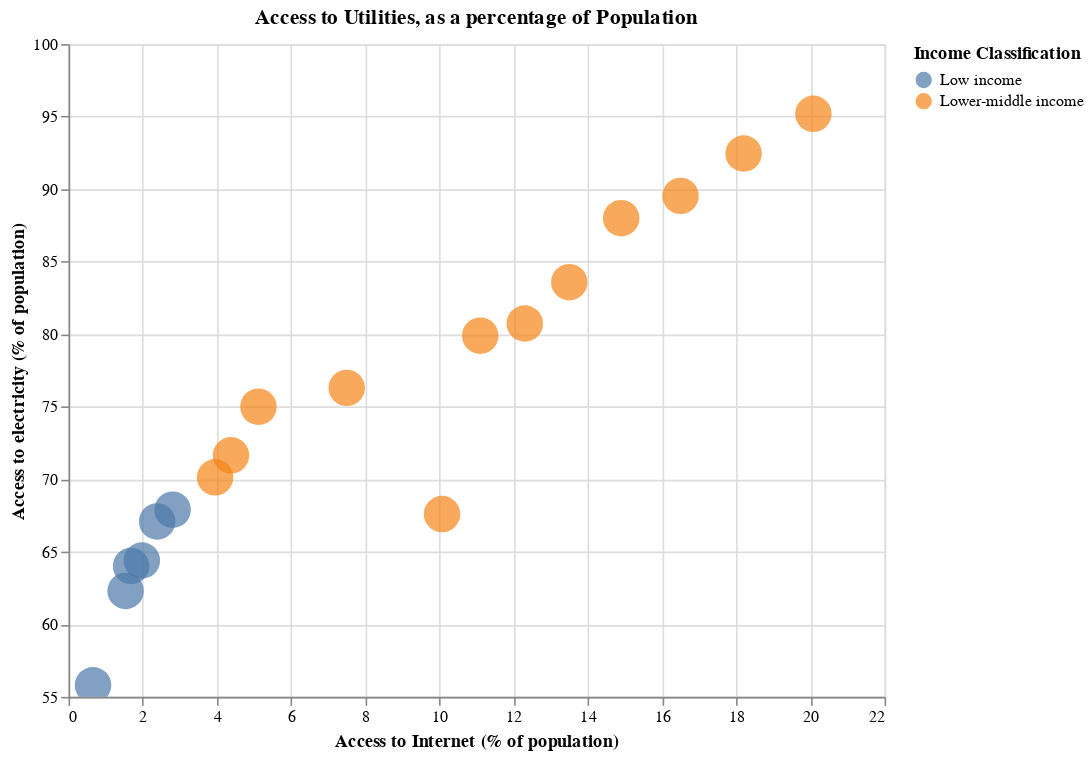

Write notebook code for a chart like this one.
### Code cell
import altair as alt

# create the chart
chart = alt.Chart(data).mark_circle(opacity=0.7, size=500).encode(
    alt.X('Internet', title='Access to Internet (% of population)'),
    alt.Y('Electricity_access', scale=alt.Scale(zero=False), title='Access to electricity (% of population)'),
    color=alt.Color('Income_classification', title='Income Classification'),
    tooltip=[alt.Tooltip('Internet', title='Access to Internet(% of population)'), 
             alt.Tooltip('Electricity_access',title='Access to electricity (% of population)')]).properties(
    width=500,
    height=400,
    title='Access to Utilities, as a percentage of Population'
).interactive()

chart

### Figure 1 — Vega-Lite specification as saved in the notebook (floating-point values rounded to 4 significant figures)
{"config": {"view": {"continuousWidth": 400, "continuousHeight": 300}}, "data": {"name": "data-092688e6d8fd016db091d3728448b5f8"}, "mark": {"type": "circle", "opacity": 0.7, "size": 500}, "encoding": {"color": {"field": "Income_classification", "title": "Income Classification", "type": "nominal"}, "tooltip": [{"field": "Internet", "title": "Access to Internet(% of population)", "type": "quantitative"}, {"field": "Electricity_access", "title": "Access to electricity (% of population)", "type": "quantitative"}], "x": {"field": "Internet", "title": "Access to Internet (% of population)", "type": "quantitative"}, "y": {"field": "Electricity_access", "scale": {"zero": false}, "title": "Access to electricity (% of population)", "type": "quantitative"}}, "height": 400, "selection": {"selector018": {"type": "interval", "bind": "scales", "encodings": ["x", "y"]}}, "title": "Access to Utilities, as a percentage of Population", "width": 500, "$schema": "https://vega.github.io/schema/vega-lite/v4.17.0.json", "datasets": {"data-092688e6d8fd016db091d3728448b5f8": [{"Country": "India", "Year": "2000-01-01T00:00:00", "Electricity_access": 59.34, "Adj_savCO2_damage": 4.138, "Exports": 13.0, "GDP_per_capita": 443.3, "Imports": 13.9, "Inflation": 4.009, "Primary_school_enrol": 94.27, "Secondary_school_enrol": 44.87, "Unemployment_rate_male": 2.9, "Unemployment_rate_women": 2.4, "Co2_prod_tonnes": 978.4, "Income_classification": "Low income", "Life_expectancy": null, "Internet": null, "Population": null, "Regime_type": "Electoral Democracy", "Rural_population": 72.33, "Urban_population": null, "World_Regions": "Central and Southern Asia"}, {"Country": "India", "Year": "2001-01-01T00:00:00", "Electricity_access": 55.8, "Adj_savCO2_damage": 4.199, "Exports": 12.56, "GDP_per_capita": 451.6, "Imports": 13.43, "Inflation": 3.779, "Primary_school_enrol": 94.11, "Secondary_school_enrol": 45.15, "Unemployment_rate_male": null, "Unemployment_rate_women": null, "Co2_prod_tonnes": 992.5, "Income_classification": "Low income", "Life_expectancy": 62.91, "Internet": 0.6601, "Population": 1075000000.0, "Regime_type": "Electoral Democracy", "Rural_population": 72.08, "Urban_population": 27.92, "World_Regions": "Central and Southern Asia"}, {"Country": "India", "Year": "2002-01-01T00:00:00", "Electricity_access": 62.3, "Adj_savCO2_damage": 4.157, "Exports": 14.26, "GDP_per_capita": 471.0, "Imports": 15.24, "Inflation": 4.297, "Primary_school_enrol": 94.75, "Secondary_school_enrol": 47.07, "Unemployment_rate_male": null, "Unemployment_rate_women": null, "Co2_prod_tonnes": 1023.0, "Income_classification": "Low income", "Life_expectancy": 63.3, "Internet": 1.538, "Population": 1093000000.0, "Regime_type": "Electoral Democracy", "Rural_population": 71.76, "Urban_population": 28.24, "World_Regions": "Central and Southern Asia"}, {"Country": "India", "Year": "2003-01-01T00:00:00", "Electricity_access": 64.02, "Adj_savCO2_damage": 3.827, "Exports": 14.95, "GDP_per_capita": 546.7, "Imports": 15.64, "Inflation": 3.806, "Primary_school_enrol": 102.7, "Secondary_school_enrol": 49.63, "Unemployment_rate_male": null, "Unemployment_rate_women": null, "Co2_prod_tonnes": 1059.0, "Income_classification": "Low income", "Life_expectancy": 63.7, "Internet": 1.686, "Population": 1112000000.0, "Regime_type": "Electoral Democracy", "Rural_population": 71.43, "Urban_population": 28.57, "World_Regions": "Central and Southern Asia"}, {"Country": "India", "Year": "2004-01-01T00:00:00", "Electricity_access": 64.4, "Adj_savCO2_damage": 3.613, "Exports": 17.86, "GDP_per_capita": 627.8, "Imports": 19.64, "Inflation": 3.767, "Primary_school_enrol": null, "Secondary_school_enrol": 51.37, "Unemployment_rate_male": null, "Unemployment_rate_women": null, "Co2_prod_tonnes": 1125.0, "Income_classification": "Low income", "Life_expectancy": 64.09, "Internet": 1.976, "Population": 1130000000.0, "Regime_type": "Electoral Democracy", "Rural_population": 71.1, "Urban_population": 28.9, "World_Regions": "Central and Southern Asia"}, {"Country": "India", "Year": "2005-01-01T00:00:00", "Electricity_access": 67.09, "Adj_savCO2_damage": 3.49, "Exports": 19.61, "GDP_per_capita": 714.9, "Imports": 22.4, "Inflation": 4.246, "Primary_school_enrol": null, "Secondary_school_enrol": 53.97, "Unemployment_rate_male": 2.2, "Unemployment_rate_women": 2.9, "Co2_prod_tonnes": 1186.0, "Income_classification": "Low income", "Life_expectancy": 64.5, "Internet": 2.388, "Population": 1148000000.0, "Regime_type": "Electoral Democracy", "Rural_population": 70.77, "Urban_population": 29.23, "World_Regions": "Central and Southern Asia"}, {"Country": "India", "Year": "2006-01-01T00:00:00", "Electricity_access": 67.9, "Adj_savCO2_damage": 3.42, "Exports": 21.27, "GDP_per_capita": 806.8, "Imports": 24.46, "Inflation": 5.797, "Primary_school_enrol": null, "Secondary_school_enrol": 54.88, "Unemployment_rate_male": null, "Unemployment_rate_women": null, "Co2_prod_tonnes": 1260.0, "Income_classification": "Low income", "Life_expectancy": 64.92, "Internet": 2.805, "Population": 1165000000.0, "Regime_type": "Electoral Democracy", "Rural_population": 70.43, "Urban_population": 29.57, "World_Regions": "Central and Southern Asia"}, {"Country": "India", "Year": "2007-01-01T00:00:00", "Electricity_access": 70.13, "Adj_savCO2_damage": 2.99, "Exports": 20.8, "GDP_per_capita": 1028.0, "Imports": 24.89, "Inflation": 6.373, "Primary_school_enrol": 110.0, "Secondary_school_enrol": 57.28, "Unemployment_rate_male": null, "Unemployment_rate_women": null, "Co2_prod_tonnes": 1358.0, "Income_classification": "Lower-middle income", "Life_expectancy": 65.35, "Internet": 3.95, "Population": 1183000000.0, "Regime_type": "Electoral Democracy", "Rural_population": 70.09, "Urban_population": 29.91, "World_Regions": "Central and Southern Asia"}, {"Country": "India", "Year": "2008-01-01T00:00:00", "Electricity_access": 71.65, "Adj_savCO2_damage": 3.531, "Exports": 24.1, "GDP_per_capita": 998.5, "Imports": 29.27, "Inflation": 8.349, "Primary_school_enrol": 110.7, "Secondary_school_enrol": 60.36, "Unemployment_rate_male": null, "Unemployment_rate_women": null, "Co2_prod_tonnes": 1463.0, "Income_classification": "Lower-middle income", "Life_expectancy": 65.79, "Internet": 4.38, "Population": 1201000000.0, "Regime_type": "Electoral Democracy", "Rural_population": 69.75, "Urban_population": 30.25, "World_Regions": "Central and Southern Asia"}, {"Country": "India", "Year": "2009-01-01T00:00:00", "Electricity_access": 75.0, "Adj_savCO2_damage": 3.608, "Exports": 20.4, "GDP_per_capita": 1102.0, "Imports": 25.87, "Inflation": 10.88, "Primary_school_enrol": 109.5, "Secondary_school_enrol": 59.61, "Unemployment_rate_male": null, "Unemployment_rate_women": null, "Co2_prod_tonnes": 1613.0, "Income_classification": "Lower-middle income", "Life_expectancy": 66.24, "Internet": 5.12, "Population": 1218000000.0, "Regime_type": "Electoral Democracy", "Rural_population": 69.41, "Urban_population": 30.59, "World_Regions": "Central and Southern Asia"}, {"Country": "India", "Year": "2010-01-01T00:00:00", "Electricity_access": 76.3, "Adj_savCO2_damage": 2.958, "Exports": 22.4, "GDP_per_capita": 1358.0, "Imports": 26.85, "Inflation": 11.99, "Primary_school_enrol": 109.1, "Secondary_school_enrol": 63.12, "Unemployment_rate_male": 2.2, "Unemployment_rate_women": 3.3, "Co2_prod_tonnes": 1678.0, "Income_classification": "Lower-middle income", "Life_expectancy": 66.69, "Internet": 7.5, "Population": 1234000000.0, "Regime_type": "Electoral Democracy", "Rural_population": 69.07, "Urban_population": 30.93, "World_Regions": "Central and Southern Asia"}, {"Country": "India", "Year": "2011-01-01T00:00:00", "Electricity_access": 67.6, "Adj_savCO2_damage": 3.024, "Exports": 24.54, "GDP_per_capita": 1458.0, "Imports": 31.08, "Inflation": 8.858, "Primary_school_enrol": 108.3, "Secondary_school_enrol": 66.25, "Unemployment_rate_male": null, "Unemployment_rate_women": null, "Co2_prod_tonnes": 1766.0, "Income_classification": "Lower-middle income", "Life_expectancy": 67.13, "Internet": 10.07, "Population": 1250000000.0, "Regime_type": "Electoral Democracy", "Rural_population": 68.72, "Urban_population": 31.28, "World_Regions": "Central and Southern Asia"}, {"Country": "India", "Year": "2012-01-01T00:00:00", "Electricity_access": 79.9, "Adj_savCO2_damage": 3.455, "Exports": 24.53, "GDP_per_capita": 1444.0, "Imports": 31.26, "Inflation": 9.312, "Primary_school_enrol": 109.8, "Secondary_school_enrol": 69.01, "Unemployment_rate_male": 2.4, "Unemployment_rate_women": 3.7, "Co2_prod_tonnes": 1941.0, "Income_classification": "Lower-middle income", "Life_expectancy": 67.55, "Internet": 11.1, "Population": 1266000000.0, "Regime_type": "Electoral Democracy", "Rural_population": 68.37, "Urban_population": 31.63, "World_Regions": "Central and Southern Asia"}, {"Country": "India", "Year": "2013-01-01T00:00:00", "Electricity_access": 80.74, "Adj_savCO2_damage": 3.586, "Exports": 25.43, "GDP_per_capita": 1450.0, "Imports": 28.41, "Inflation": 11.06, "Primary_school_enrol": 110.6, "Secondary_school_enrol": 68.76, "Unemployment_rate_male": null, "Unemployment_rate_women": null, "Co2_prod_tonnes": 2033.0, "Income_classification": "Lower-middle income", "Life_expectancy": 67.93, "Internet": 12.3, "Population": 1281000000.0, "Regime_type": "Electoral Democracy", "Rural_population": 68.0, "Urban_population": 32.0, "World_Regions": "Central and Southern Asia"}, {"Country": "India", "Year": "2014-01-01T00:00:00", "Electricity_access": 83.59, "Adj_savCO2_damage": 3.72, "Exports": 22.97, "GDP_per_capita": 1574.0, "Imports": 25.95, "Inflation": 6.65, "Primary_school_enrol": 107.9, "Secondary_school_enrol": 74.14, "Unemployment_rate_male": null, "Unemployment_rate_women": null, "Co2_prod_tonnes": 2184.0, "Income_classification": "Lower-middle income", "Life_expectancy": 68.29, "Internet": 13.5, "Population": 1296000000.0, "Regime_type": "Electoral Democracy", "Rural_population": 67.62, "Urban_population": 32.38, "World_Regions": "Central and Southern Asia"}, {"Country": "India", "Year": "2015-01-01T00:00:00", "Electricity_access": 88.0, "Adj_savCO2_damage": 3.908, "Exports": 19.81, "GDP_per_capita": 1606.0, "Imports": 22.11, "Inflation": 4.907, "Primary_school_enrol": 108.5, "Secondary_school_enrol": 73.87, "Unemployment_rate_male": null, "Unemployment_rate_women": null, "Co2_prod_tonnes": 2253.0, "Income_classification": "Lower-middle income", "Life_expectancy": 68.61, "Internet": 14.9, "Population": 1310000000.0, "Regime_type": "Electoral Democracy", "Rural_population": 67.22, "Urban_population": 32.78, "World_Regions": "Central and Southern Asia"}, {"Country": "India", "Year": "2016-01-01T00:00:00", "Electricity_access": 89.53, "Adj_savCO2_damage": 3.843, "Exports": 19.16, "GDP_per_capita": 1733.0, "Imports": 20.92, "Inflation": 4.948, "Primary_school_enrol": 114.5, "Secondary_school_enrol": 75.09, "Unemployment_rate_male": null, "Unemployment_rate_women": null, "Co2_prod_tonnes": 2392.0, "Income_classification": "Lower-middle income", "Life_expectancy": 68.9, "Internet": 16.5, "Population": 1325000000.0, "Regime_type": "Electoral Democracy", "Rural_population": 66.82, "Urban_population": 33.18, "World_Regions": "Central and Southern Asia"}, {"Country": "India", "Year": "2017-01-01T00:00:00", "Electricity_access": 92.46, "Adj_savCO2_damage": 3.654, "Exports": 18.79, "GDP_per_capita": 1981.0, "Imports": 21.95, "Inflation": 3.328, "Primary_school_enrol": 113.0, "Secondary_school_enrol": 73.48, "Unemployment_rate_male": null, "Unemployment_rate_women": null, "Co2_prod_tonnes": 2457.0, "Income_classification": "Lower-middle income", "Life_expectancy": 69.17, "Internet": 18.2, "Population": 1339000000.0, "Regime_type": "Electoral Democracy", "Rural_population": 66.4, "Urban_population": 33.6, "World_Regions": "Central and Southern Asia"}, {"Country": "India", "Year": "2018-01-01T00:00:00", "Electricity_access": 95.19, "Adj_savCO2_damage": 3.941, "Exports": 19.94, "GDP_per_capita": 1997.0, "Imports": 23.66, "Inflation": 3.945, "Primary_school_enrol": null, "Secondary_school_enrol": 74.38, "Unemployment_rate_male": 5.3, "Unemployment_rate_women": 5.3, "Co2_prod_tonnes": 2591.0, "Income_classification": "Lower-middle income", "Life_expectancy": 69.42, "Internet": 20.08, "Population": 1353000000.0, "Regime_type": "Electoral Democracy", "Rural_population": 65.97, "Urban_population": 34.03, "World_Regions": "Central and Southern Asia"}]}}
